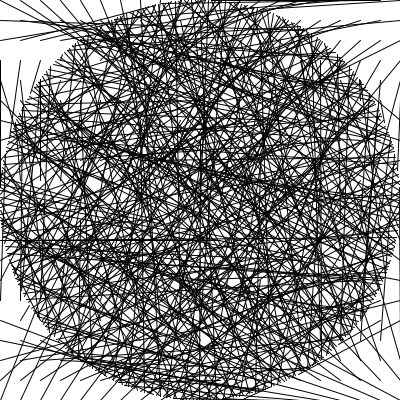
Frame 1 (no input)
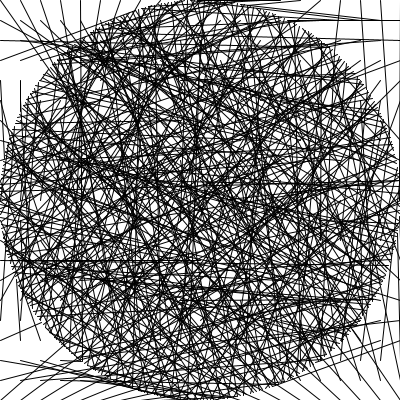
Frame 60 (the mouse pressed at the canvas centre just before this capture)
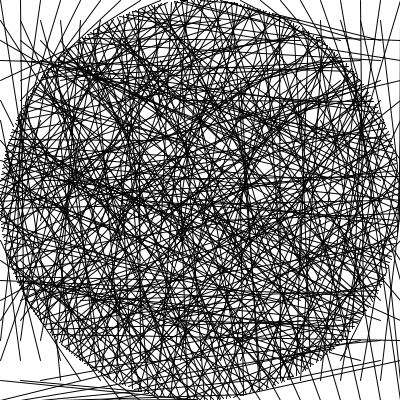
Frame 120 (the mouse held since frame 60 and released just before this capture)

The Processing sketch that drew these frames (run headless with seeded random() and noise(); from frame 60 on, the mouse is pressed at the canvas centre):

// Processing sketch: processing_21417
// ── processing_21417.pde

//based on code by Daniel Shiffman

float startTheta = 0;
float thetaVel = .25;
float amplitude = 100;
float startVal = 400;
float valVel = .25;

void setup() {
  size(400,400);
  smooth();
}

void draw() {
  background(255);

  startTheta += 0.02;
  float theta = startTheta;
  


for (int y2 = 0; y2<= height; y2+=20){
  
 for (int x2 = 0; x2 <= width; x2 +=20) {
   
   
    float y = map(sin(theta),-1,1,0,height);
    float x = map(cos(theta),-1,1,0,width);
    //float x = amplitude * cos(theta);
    //float y = amplitude * sin(theta);  
    stroke(0);
  
    line(x2,y2, x,y);
   
    theta += thetaVel;
  } 
  
  
  
}

/*
if (startVal>=5){
startVal-=valVel;

}

else 
  startVal=400;
*/
}
